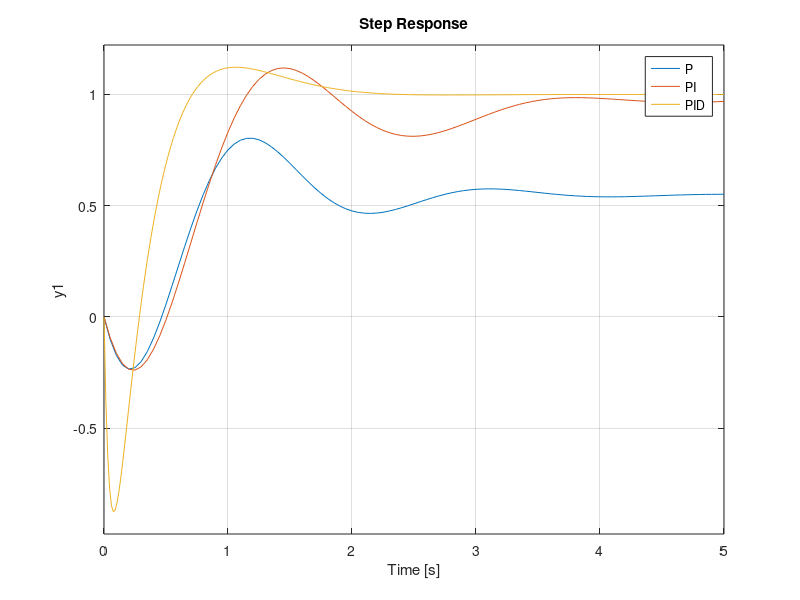

Here is the MATLAB script that generated this plot:
%% Ch.3 — Van de Vusse in code
% Process Dynamics and Control, SeoulTech — slide 14
% https://seoultechpse.github.io/ProCon/ch3/ch3_tuning.html#/2/11
% Requires: Control System Toolbox

clear; close all; clc

Gp = tf(0.5858*[-0.3549 1], [0.1858 0.8627 1]);
[Kcu, ~, wu] = margin(Gp);   Tu = 2*pi/wu;      % 4.150, 1.462

C_P   = 0.5*Kcu;
C_PI  = pidstd(0.455*Kcu, 0.833*Tu);
C_PID = pidstd(0.6*Kcu, 0.5*Tu, 0.125*Tu, 10);  % N = 10 <-> alpha = 0.1
step(feedback(C_P*Gp,1), feedback(C_PI*Gp,1), feedback(C_PID*Gp,1), 5)
legend('P','PI','PID')
